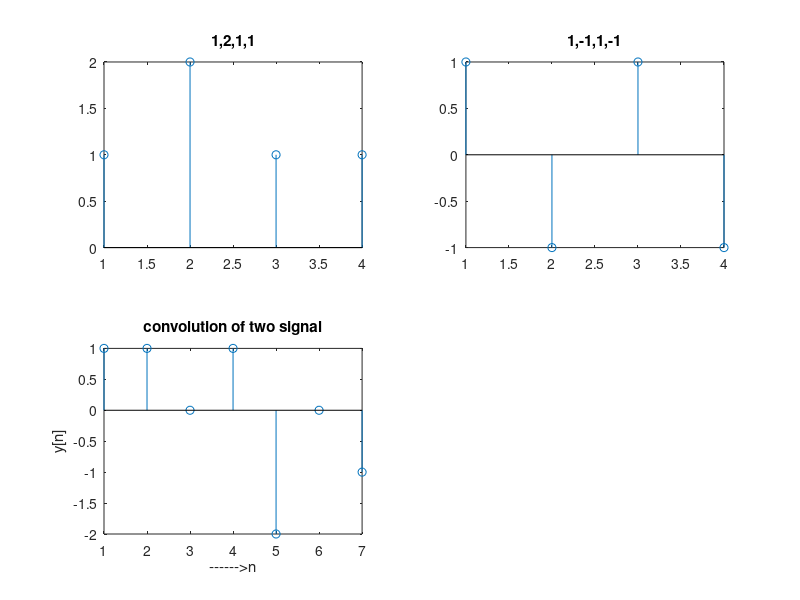

The MATLAB source for this figure:
clc;
close all;

x=[1,2,1,1]; %first signal
h=[1,-1,1,-1]; %second signal 
N1=length(x); 
N2=length(h); 
X=[x,zeros(1,N2)]; %padding of N2 zeros 
H=[h,zeros(1,N1)]; %padding of N1 zeros 
 for i=1:N1+N2-1 
     y(i)=0; 
     for j=1:N1 
         if(i-j+1>0) 
         y(i)=y(i)+X(j)*H(i-j+1); 
         else 
         end 
     end 
 end 
 subplot(2,2,1)
 stem(x)
 title('1,2,1,1')
 
 subplot(2,2,2)
 stem(h)
 title('1,-1,1,-1')
 
 subplot(2,2,3)
 stem(y); 
 ylabel('y[n]'); 
 xlabel('------>n'); 
 title('convolution of two signal'); 